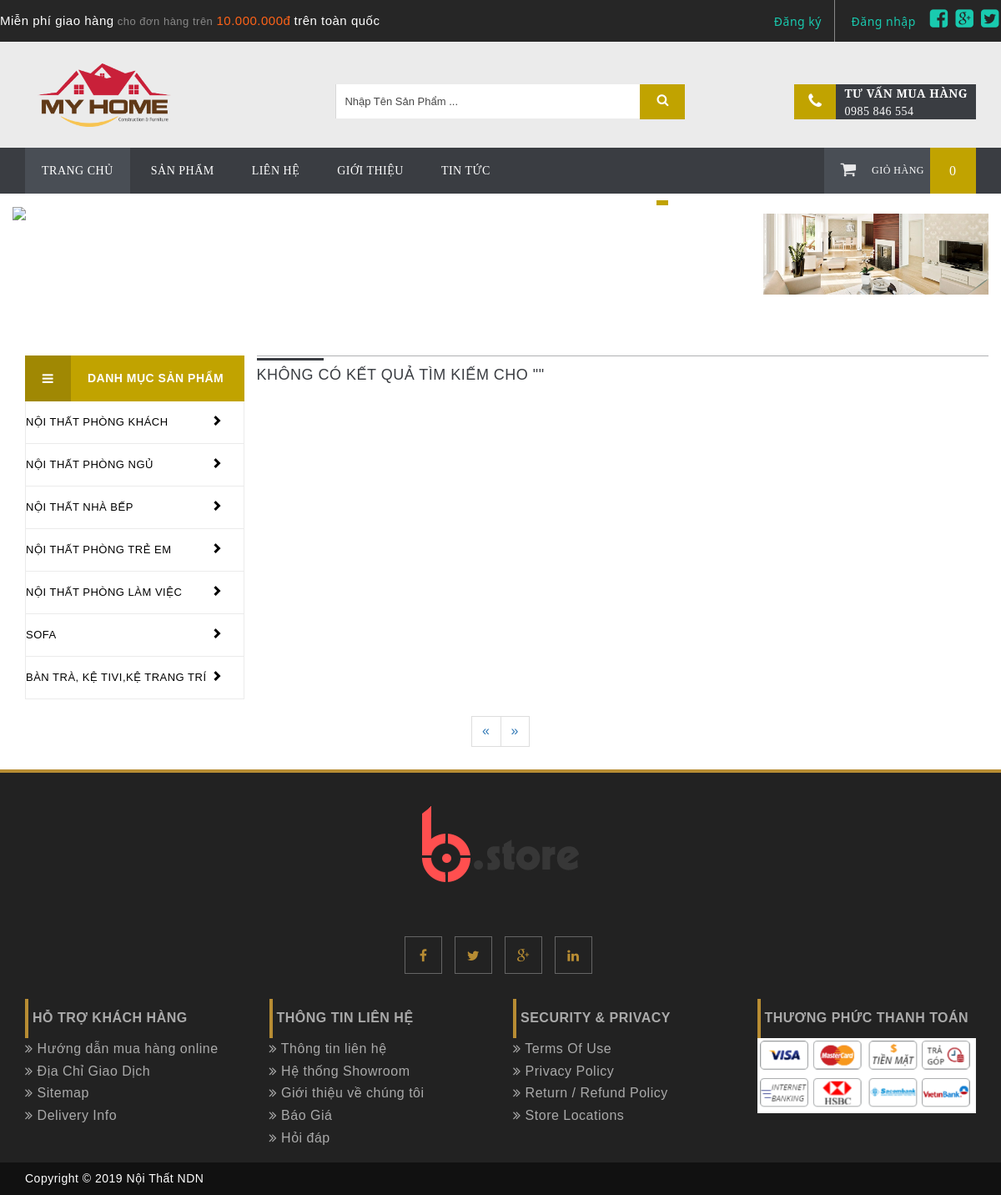
Screenshot of /search.php with the database file from the repository.
### tables this page shows
CREATE TABLE `banner` (
  `id` int(11) NOT NULL,
  `name` varchar(200) DEFAULT NULL,
  `image` varchar(200) DEFAULT NULL,
  `link` varchar(200) DEFAULT NULL,
  `order_link` int(11) NOT NULL DEFAULT '0',
  `status` tinyint(4) NOT NULL DEFAULT '1'
);

CREATE TABLE `category` (
  `id` int(11) NOT NULL,
  `name` varchar(100) DEFAULT NULL,
  `parent` int(11) DEFAULT '0',
  `status` tinyint(1) DEFAULT '1'
);

### left.php (the view)
<?php include'sql/connect.php'; ?>
   <?php
    $cats =   mysqli_query($conn,"SELECT c.id,c.name FROM category c LEFT JOIN product p on c.id = p.category_id WHERE c.status = 1
       GROUP BY c.id,c.name,p.category_id");
    ?>
       				<div class="col-lg-3 col-md-3 col-sm-3 col-xs-12 hidden-xs">
                       <div class="left-category-menu">
                           <div class="left-product-cat">
                               <div class="category-heading">
                                   <h2>Danh Mục Sản Phẩm</h2>
                               </div>
                               <div class="category-menu-list">
                                   <ul>
                                    <?php
                                     foreach ($cats as $cat) {
                                                                           ?>
                                       <li>
                                           <a href="category.php?id=<?php echo $cat['id'] ?>"><i class="glyphicon glyphicon-chevron-right"></i><?php echo $cat['name'];?></a>
                                       </li>
                                          <?php } ?>
                                   </ul>
                               </div>
                           </div>
                       </div>
                   </div>

### slider.php (shortened to what this page needs)
<section class="header-bottom-area">
       <div class="col-lg-9 col-md-9 col-sm-9 col-xs-12">
           <?php
           $banner = mysqli_query($conn,"SELECT  name,link,image FROM banner WHERE status = 1 ORDER BY order_link ASC");
           ?>
           <div class="main-slider-area">
               <div class="slider-area">
                   <div id="wrapper">
                       <div class="slider-wrapper">
                           <div id="mainSlider" class="nivoSlider">
                         </div>
                                   </div>
                               </div>
                           </div>
                       </div>
                   </div>
                   <div class="col-lg-3 col-md-3 col-sm-3 col-xs-12">
                       <?php
                        $banner1 = mysqli_query($conn,"SELECT  name,link,image FROM banner WHERE status = 1 ORDER BY order_link ASC LIMIT 3");
                       foreach ($banner1 as $ban) {
                          ?>
                          <img src="uploads/<?php echo $ban['image']; ?>" alt="">
                      <?php } ?>
                  </div>
              </section>

### css/nivo-slider.css (style rules this page uses)
.nivoSlider { position:relative; width:100%; height:auto; overflow: hidden; }

### css/main.css (style rules this page uses)
html, button, input, select, textarea { color: #222; }
html { font-size: 1em; line-height: 1.4; }
audio, canvas, img, video { vertical-align: middle; }
h1,h2,h3,h4,h5,h6,h7 { color:#000;margin:0; }
* { -webkit-border-radius: 0 !important;-moz-border-radius: 0 !important; border-radius: 0 !important; }
body { font-family: 'Roboto';font-size: 16px;letter-spacing:.5px; }

### rows the page displays
banner: image (picture)
category: name "NỘI THẤT PHÒNG KHÁCH"
category: name "NỘI THẤT PHÒNG NGỦ"
category: name "NỘI THẤT NHÀ BẾP"
category: name "NỘI THẤT PHÒNG TRẺ EM"
category: name "NỘI THẤT PHÒNG LÀM VIỆC"
category: name "SOFA"
category: name "BÀN TRÀ, KỆ TIVI,KỆ TRANG TRÍ"

### other values shown
tong_so_luong() "0"
